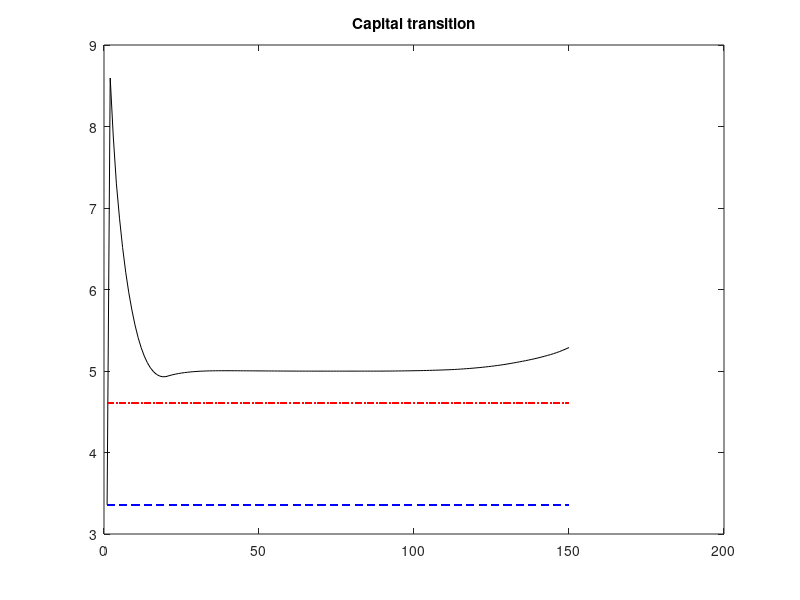

Reproduce this figure in MATLAB.
mkdir('pings')
clear; close all; clc

dat = dlmread('pfs_K.dat');
NT = size(dat,1);
KK = dat(:,1);
xx = 1:NT;
figure
plot(xx,KK,'k')
hold on
plot(xx,0*xx + dat(:,2),'b--')
plot(xx,0*xx + dat(:,3),'r-.')
hold off
title('Capital transition')
set(gcf,'Color',[1 1 1])

